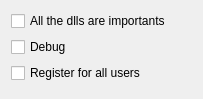
<?xml version="1.0" encoding="UTF-8"?>
<ui version="4.0">
 <class>OptionsWidget</class>
 <widget class="QWidget" name="OptionsWidget">
  <property name="geometry">
   <rect>
    <x>0</x>
    <y>0</y>
    <width>203</width>
    <height>99</height>
   </rect>
  </property>
  <layout class="QVBoxLayout">
   <item>
    <widget class="QCheckBox" name="allDllIsImportant">
     <property name="toolTip">
      <string>In normal case, only the dll 64Bits is important with 64Bits OS, and 32Bits dll with 32Bits OS. When it's important, the UAC can be opened to load the dll.</string>
     </property>
     <property name="text">
      <string>All the dlls are importants</string>
     </property>
    </widget>
   </item>
   <item>
    <widget class="QCheckBox" name="Debug">
     <property name="text">
      <string notr="true">Debug</string>
     </property>
    </widget>
   </item>
   <item>
    <widget class="QCheckBox" name="allUserIsImportant">
     <property name="text">
      <string>Register for all users</string>
     </property>
    </widget>
   </item>
   <item>
    <spacer name="verticalSpacer">
     <property name="orientation">
      <enum>Qt::Vertical</enum>
     </property>
     <property name="sizeHint" stdset="0">
      <size>
       <width>20</width>
       <height>40</height>
      </size>
     </property>
    </spacer>
   </item>
  </layout>
 </widget>
 <resources/>
 <connections/>
</ui>
